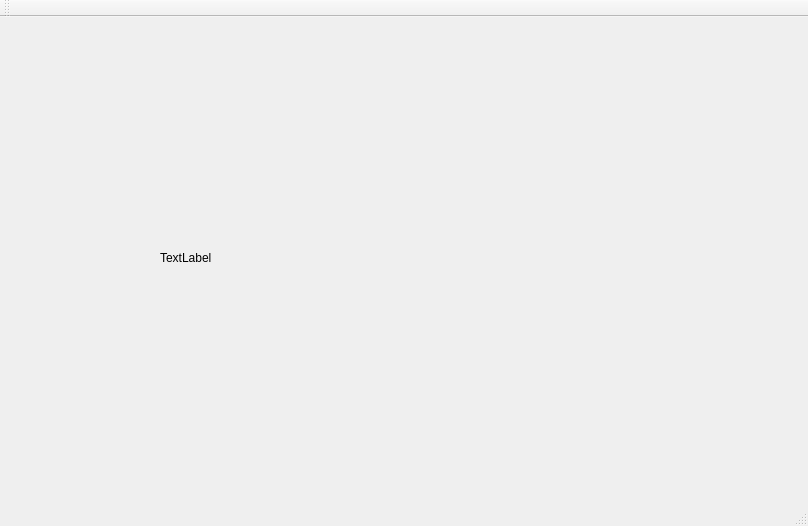
<?xml version="1.0" encoding="UTF-8"?>
<ui version="4.0">
 <class>MainWindow</class>
 <widget class="QMainWindow" name="MainWindow">
  <property name="geometry">
   <rect>
    <x>0</x>
    <y>0</y>
    <width>808</width>
    <height>526</height>
   </rect>
  </property>
  <property name="windowTitle">
   <string>MainWindow</string>
  </property>
  <widget class="QWidget" name="centralWidget">
   <widget class="QLabel" name="label">
    <property name="geometry">
     <rect>
      <x>160</x>
      <y>220</y>
      <width>111</width>
      <height>41</height>
     </rect>
    </property>
    <property name="text">
     <string>TextLabel</string>
    </property>
   </widget>
  </widget>
  <widget class="QMenuBar" name="menuBar">
   <property name="geometry">
    <rect>
     <x>0</x>
     <y>0</y>
     <width>808</width>
     <height>21</height>
    </rect>
   </property>
  </widget>
  <widget class="QToolBar" name="mainToolBar">
   <attribute name="toolBarArea">
    <enum>TopToolBarArea</enum>
   </attribute>
   <attribute name="toolBarBreak">
    <bool>false</bool>
   </attribute>
  </widget>
  <widget class="QStatusBar" name="statusBar"/>
 </widget>
 <layoutdefault spacing="6" margin="11"/>
 <resources/>
 <connections/>
</ui>
